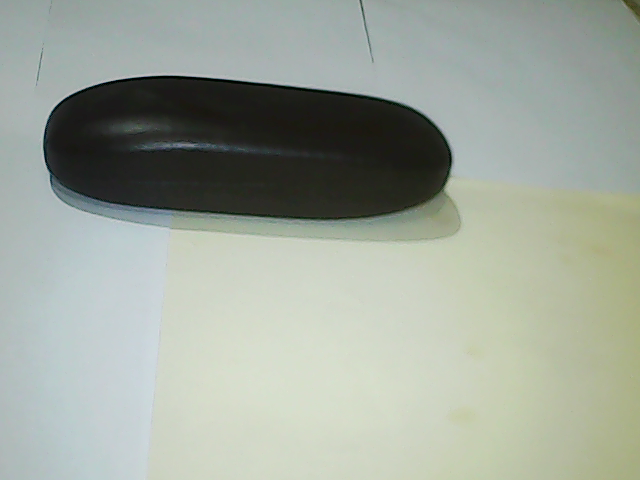
#> input picture imagen1.png, 640 x 480 px
$ python -i utils.py   (imports and definitions only)
#> lines starting #> are read from the running program, lines starting #| are printed output that depends on the picture
#> further down, picture is the input picture: shape (480, 640, 3); mean B, G, R 155.4, 166.1, 158.3
import cv2

# [33 lines left out: function cap_image, not called in this run]


def get_mask2(img):
    gray = cv2.cvtColor(img, cv2.COLOR_BGR2GRAY)
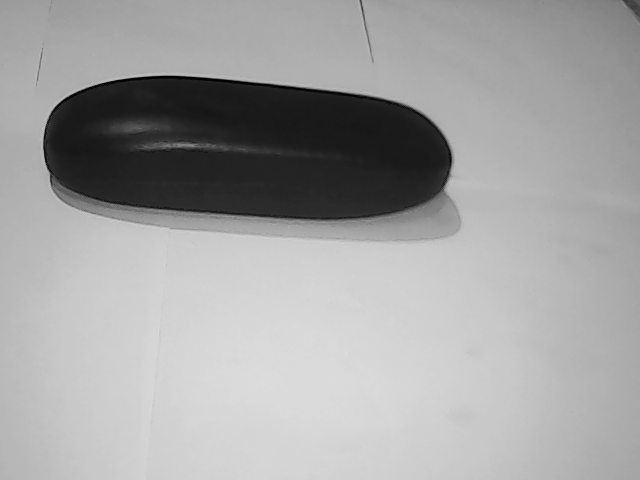
#> gray: shape (480, 640); min 0, max 222, mean 162.5


    ret2,ho = cv2.threshold(gray,246,255,cv2.THRESH_BINARY)
#> ho: shape (480, 640); every value is 0
    # cv2.imshow("umbralitos",ho)
    sk = ho
    return cv2.cvtColor(sk,cv2.COLOR_GRAY2BGR)
#> returned value: shape (480, 640, 3); every value is 0

# [55 lines left out: function get_mask, not called in this run]

>>> import cv2
>>> picture = cv2.imread('imagen1.png')
>>> result = get_mask2(picture)

$ run again, on imagen2.png
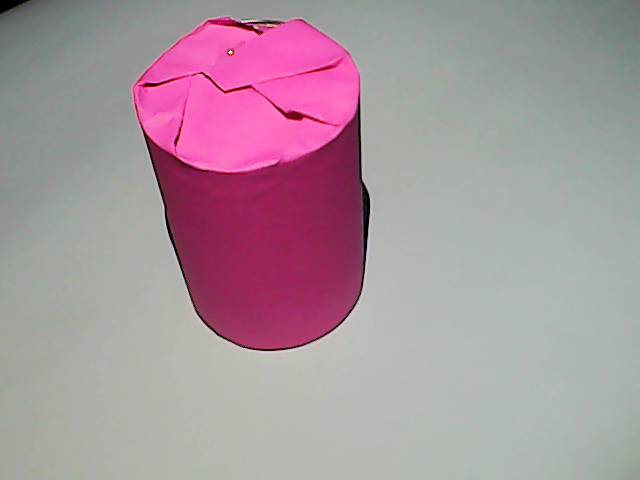
#> input picture imagen2.png, 640 x 480 px
#> picture is the input picture: shape (480, 640, 3); mean B, G, R 156.9, 148.5, 168.9
#> in get_mask2, `gray = cv2.cvtColor(img, cv2.COLOR_BGR2GRAY)`:
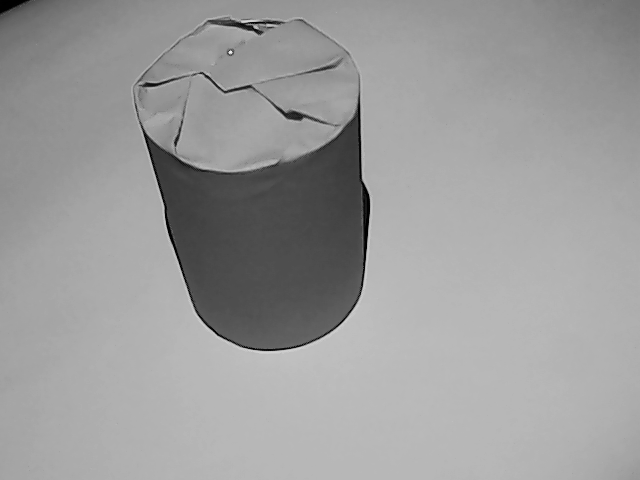
#> gray: shape (480, 640); min 0, max 246, mean 155.6
#> ho: shape (480, 640); every value is 0

$ run again, on fondo.png
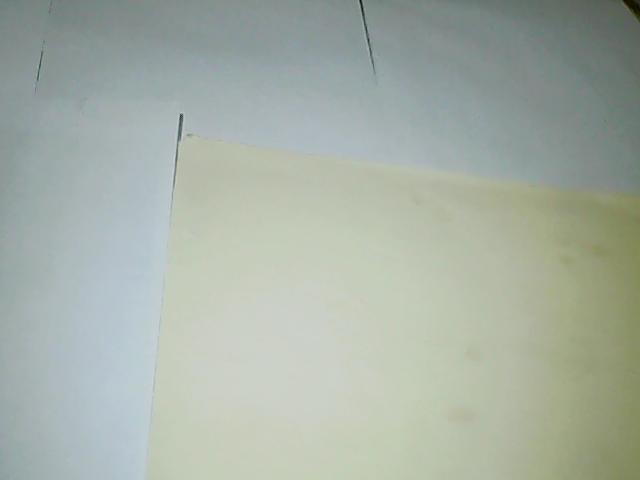
#> input picture fondo.png, 640 x 480 px
#> picture is the input picture: shape (480, 640, 3); mean B, G, R 165.5, 175.7, 166.2
#> in get_mask2, `gray = cv2.cvtColor(img, cv2.COLOR_BGR2GRAY)`:
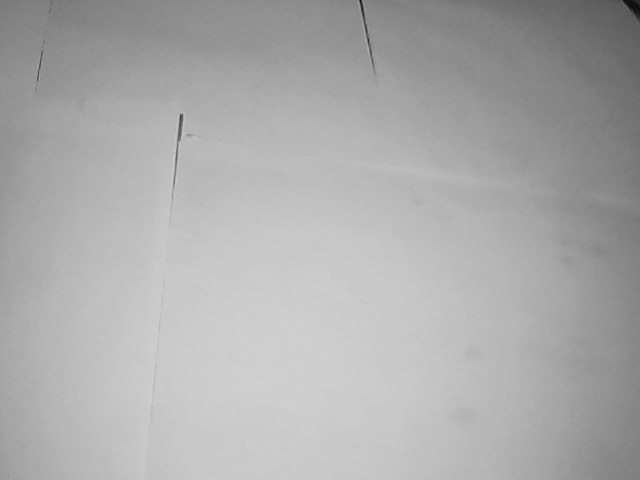
#> gray: shape (480, 640); min 5, max 211, mean 171.7
#> ho: shape (480, 640); every value is 0

$ run again, on normal_c_2.jpg
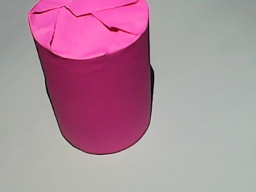
#> input picture normal_c_2.jpg, 256 x 192 px
#> picture is the input picture: shape (192, 256, 3); mean B, G, R 154.9, 139.1, 175
#> in get_mask2, `gray = cv2.cvtColor(img, cv2.COLOR_BGR2GRAY)`:
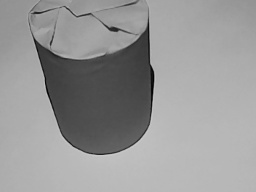
#> gray: shape (192, 256); min 1, max 204, mean 151.7
#> ho: shape (192, 256); every value is 0
